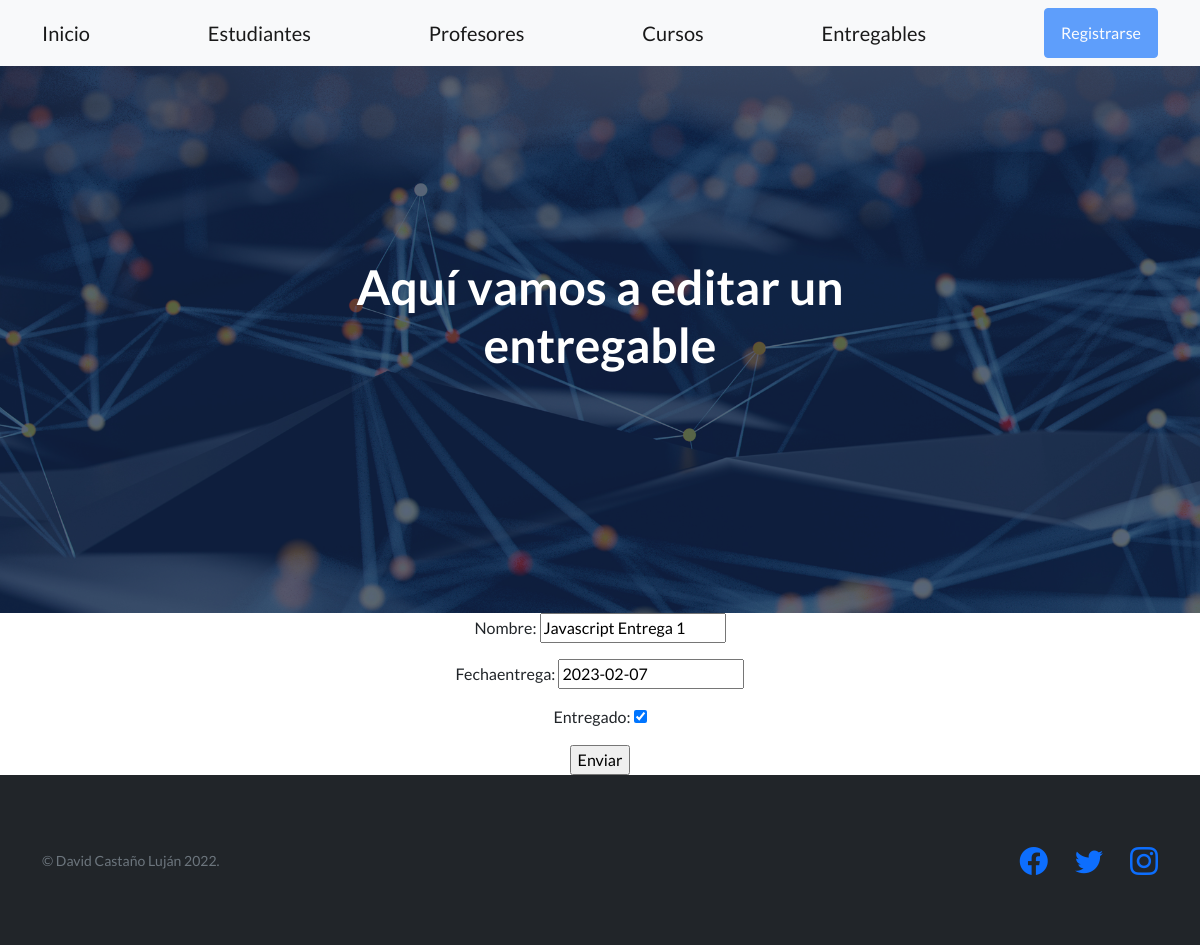
Screenshot of /AppCoder/editarEntregable/Javascript Entrega 1 with the database file from the repository.
### AppCoder/models.py (models this page shows)
class Entregable(models.Model):
    nombre = models.CharField(max_length=40)
    fechaEntrega = models.DateField()
    entregado = models.BooleanField()

### AppCoder/views.py (the view)
# urls.py: path('editarEntregable/<entregable_nombre>', editarEntregable, name='editarEntregable'),
def editarEntregable(request, entregable_nombre):
    entregable_elegido=Entregable.objects.get(nombre=entregable_nombre)
    if request.method == 'POST':
        miFormulario = EntregableFormulario(request.POST)
        if miFormulario.is_valid(): #valida que los datos estén bien
            infoDict = miFormulario.cleaned_data #la info del formulario se pasa a tipo diccionario
            entregable_elegido.nombre=infoDict["nombre"]
            entregable_elegido.fechaEntrega=infoDict["fechaEntrega"]
            entregable_elegido.entregado =infoDict["entregado"]
            entregable_elegido.save()
            return render(request, "AppCoder/index.html")
    else:
        miFormulario = EntregableFormulario(initial={"nombre": entregable_elegido.nombre, "fechaEntrega": entregable_elegido.fechaEntrega, "entregado": entregable_elegido.entregado})
    return render(request, "AppCoder/editarEntregable.html", {"formulario1": miFormulario})

### AppCoder/forms.py
class EntregableFormulario(forms.Form):
    nombre = forms.CharField()
    fechaEntrega = forms.DateField()
    entregado = forms.BooleanField()

### AppCoder/templates/AppCoder/editarEntregable.html
{% extends "AppCoder/padre.html" %}
{% block titulo %}
    Aquí vamos a editar un entregable
{% endblock %}
{% block formulario %}
<form action="" method="POST"> {% csrf_token %}
    {{formulario1.as_p}}
    <input type = "submit" value="Enviar">
</form>
{% endblock %}

### rows the page displays
Entregable: nombre "Javascript Entrega 1", fechaEntrega "2023-02-07", entregado "☑"
